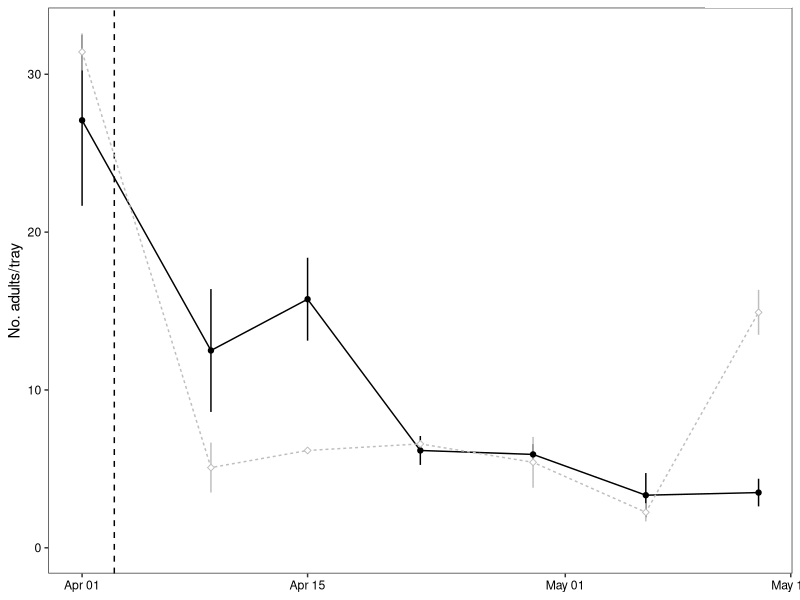
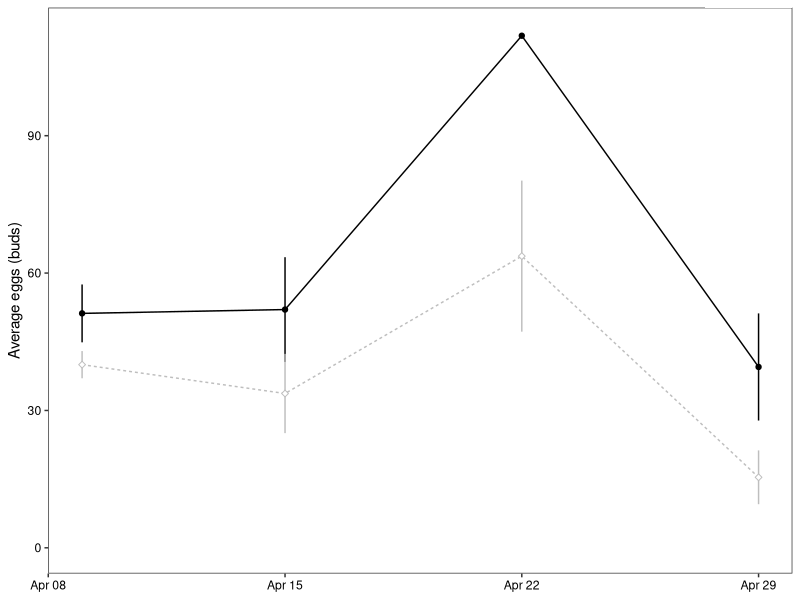
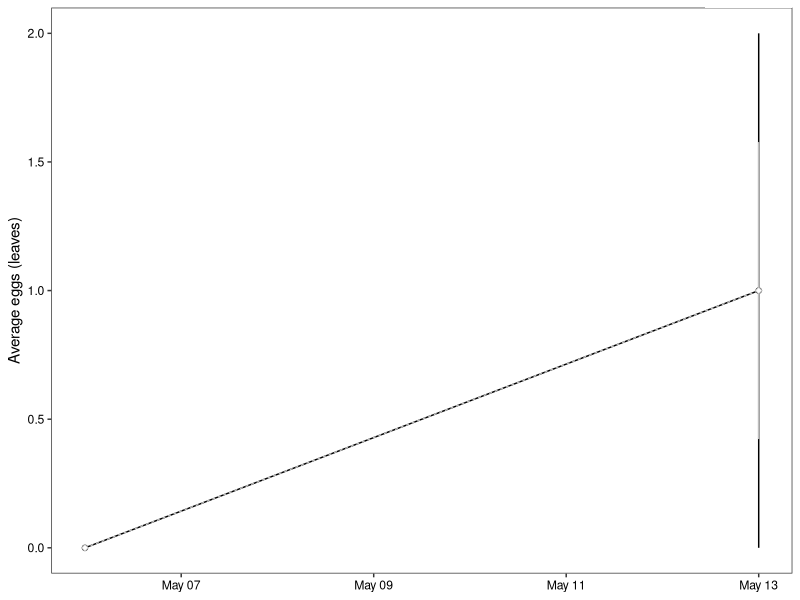
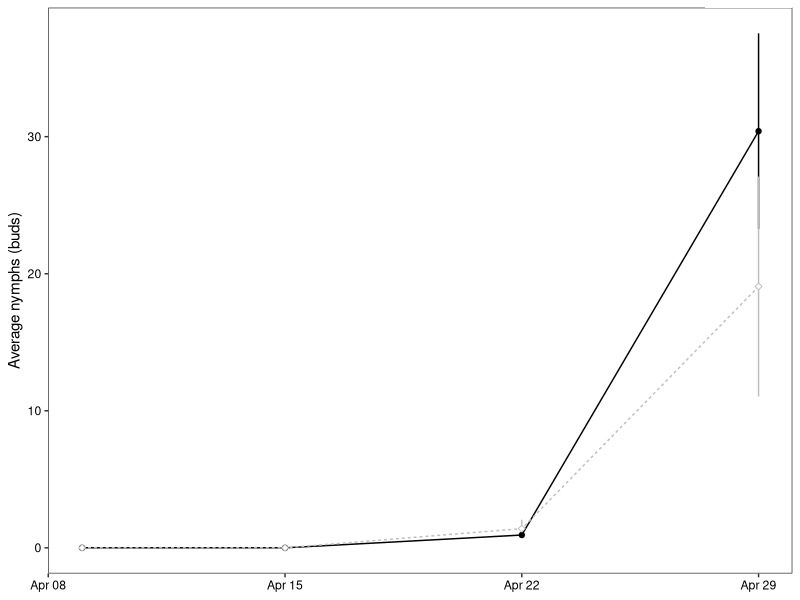
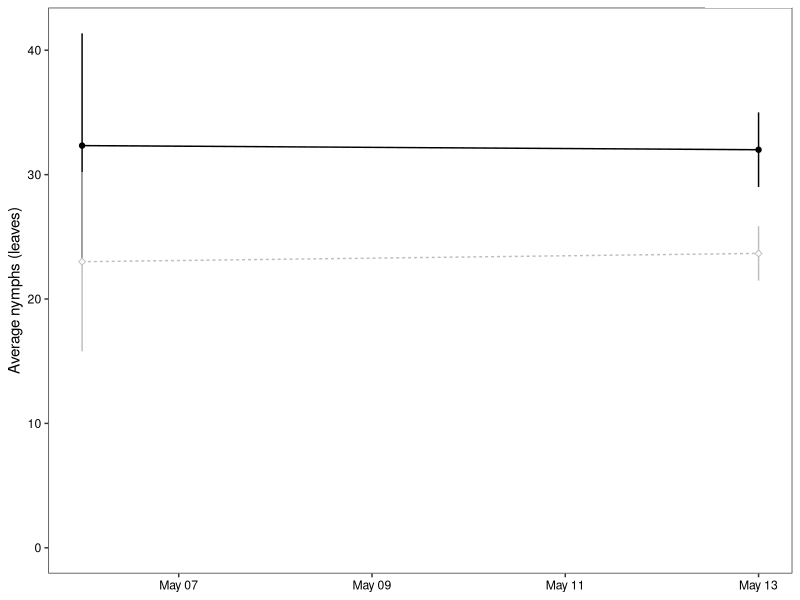

Generate these figures, in order, with R:
## ---- chunk 1
#LOAD PACKAGES
library(readxl)
library(ggplot2)
library(ggpubr)
library(emmeans)


#LOAD DATA
Data_taps <- read_excel("1905 - Data - Adults Taps.xlsx", skip = 9)
Data_spurs <- read_excel("1905 - Data - Spurs.xlsx", skip = 9)
Data_leaves <- read_excel("1905 - Data - Leaves.xlsx", skip = 9)

#RELABEL TREATMENT NAMES 
Data_taps$trt <- factor(Data_taps$trt,
                    levels=c("A","B"),
                    labels=c("Control", "Extenday"))
Data_spurs$trt <- factor(Data_spurs$trt,
                    levels=c("A","B"),
                    labels=c("Control", "Extenday"))
Data_leaves$trt <- factor(Data_leaves$trt,
                    levels=c("A","B"),
                    labels=c("Control", "Extenday"))

#CREATE COLUMN FOR DATES AS FACTORS
Data_taps$date_factor <- factor(Data_taps$date)
Data_spurs$date_factor <- factor(Data_spurs$date)
Data_leaves$date_factor <- factor(Data_leaves$date)

#SUMMARIZE MULTIPLE MEASUREMENTS TO ONE MEAN PER PLOT PER DATE
Data_taps <- do.call(data.frame, 
             aggregate(adults~rep+trt+date+date_factor, 
                       data = Data_taps, 
                       function(x) 
                       c(mean = mean(x), 
                       count = length(x))))
Data_spurs <- do.call(data.frame, 
             aggregate(cbind(eggs,nymphs)~rep+trt+date, 
                       data = Data_spurs, 
                       function(x) 
                       c(mean = mean(x), 
                       count = length(x))))
Data_leaves <- do.call(data.frame, 
             aggregate(cbind(eggs,yng,old)~rep+trt+date, 
                       data = Data_leaves, 
                       function(x) 
                       c(mean = mean(x), 
                       count = length(x))))

#GRAPH APPEARANCE
theme_new <- theme_set(theme_bw())
theme_new <- theme_update(
  plot.background = element_blank(),
  panel.grid.major = element_blank(),
  panel.grid.minor = element_blank(),
  axis.title.x = element_blank(),
  axis.text.x = element_text(color = 'black'),
  axis.text.y = element_text(color = 'black'),
  legend.position=c(1,1),
  legend.justification=c(1,0),
  legend.box="vertical",
  legend.direction='vertical',
  legend.box.margin=margin(0,0,0,0),
  legend.title = element_blank(),
  legend.key.size = unit(0.75, 'lines')
)

## ---- chunk 2
#extenday was installed april 3, removal may 13

adults <- ggplot(Data_taps, aes(x = date, y = adults.mean, fill = trt, shape = trt, linetype = trt, color = trt)) +
  scale_fill_manual(values = c('black', 'white')) +
  scale_color_manual(values = c('black', 'grey')) +
  scale_shape_manual(values = c(21,23)) +
  geom_vline(xintercept = as.POSIXct(as.Date("2019-04-03")), linetype=2) +
  stat_summary(fun = "mean", geom = "line") +
  stat_summary(fun.data = mean_se, geom = "errorbar", width = 0, linetype = 'solid') +
  stat_summary(fun = "mean", geom = "point") +
  #scale_x_continuous("", limits = c(59,135), breaks = c(60,91,121), labels = c("1-Mar","1-Apr","1-May")) +
  scale_y_continuous(limits = c(0,NA), "No. adults/tray")

eggs <- ggplot(Data_spurs, aes(x = date, y = eggs.mean, fill = trt, shape = trt, linetype = trt, color = trt)) +
  scale_fill_manual(values = c('black', 'white')) +
  scale_color_manual(values = c('black', 'grey')) +
  scale_shape_manual(values = c(21,23,2)) +
  geom_vline(xintercept = as.POSIXct(as.Date("2019-04-03")), linetype=2) +
  stat_summary(fun = "mean", geom = "line") +
  stat_summary(fun.data = mean_se, geom = "errorbar", width = 0, linetype = 'solid') +
  stat_summary(fun = "mean", geom = "point") +
  #scale_x_continuous("", limits = c(59,135), breaks = c(60,91,121), labels = c("1-Mar","1-Apr","1-May")) +
  scale_y_continuous(limits = c(0,NA), "Average eggs (buds)")

nymphs <- ggplot(Data_spurs, aes(x = date, y = nymphs.mean, fill = trt, shape = trt, linetype = trt, color = trt)) +
  scale_fill_manual(values = c('black', 'white')) +
  scale_color_manual(values = c('black', 'grey')) +
  scale_shape_manual(values = c(21,23)) +
  geom_vline(xintercept = as.POSIXct(as.Date("2019-04-03")), linetype=2) +
  stat_summary(fun = "mean", geom = "line") +
  stat_summary(fun.data = mean_se, geom = "errorbar", width = 0, linetype = 'solid') +
  stat_summary(fun = "mean", geom = "point") +
  #scale_x_continuous("", limits = c(59,135), breaks = c(60,91,121), labels = c("1-Mar","1-Apr","1-May")) +
  scale_y_continuous(limits = c(0,NA),"Average nymphs (buds)")

eggs_leaves <- ggplot(Data_leaves, aes(x = date, y = eggs.mean, fill = trt, shape = trt, linetype = trt, color = trt)) +
  scale_fill_manual(values = c('black', 'white')) +
  scale_color_manual(values = c('black', 'grey')) +
  scale_shape_manual(values = c(21,23,2)) +
  geom_vline(xintercept = as.POSIXct(as.Date("2019-04-03")), linetype=2) +
  stat_summary(fun = "mean", geom = "line") +
  stat_summary(fun.data = mean_se, geom = "errorbar", width = 0, linetype = 'solid') +
  stat_summary(fun = "mean", geom = "point") +
  #scale_x_continuous("", limits = c(59,135), breaks = c(60,91,121), labels = c("1-Mar","1-Apr","1-May")) +
  scale_y_continuous(limits = c(0,NA),"Average eggs (leaves)")

nymphs_leaves <- ggplot(Data_leaves, aes(x = date, y = yng.mean+old.mean, fill = trt, shape = trt, linetype = trt, color = trt)) +
  scale_fill_manual(values = c('black', 'white')) +
  scale_color_manual(values = c('black', 'grey')) +
  scale_shape_manual(values = c(21,23,2)) +
  geom_vline(xintercept = as.POSIXct(as.Date("2019-04-03")), linetype=2) +
  stat_summary(fun = "mean", geom = "line") +
  stat_summary(fun.data = mean_se, geom = "errorbar", width = 0, linetype = 'solid') +
  stat_summary(fun = "mean", geom = "point") +
  #scale_x_continuous("", limits = c(59,135), breaks = c(60,91,121), labels = c("1-Mar","1-Apr","1-May")) +
  scale_y_continuous(limits = c(0,NA),"Average nymphs (leaves)")

## ---- chunk 3
#STATISTICAL ANALYSIS

#adults taps - pre-installation: P = 0.51
data_test <- subset(Data_taps, date_factor == "2019-04-01")
model <- aov(adults.mean ~ trt + rep, data = data_test)
summary(model)
table_summary <- do.call(data.frame, 
             aggregate(adults.mean~trt, 
                       data = data_test, 
                       function(x) 
                       c(mean = mean(x),
                         SEM = sd(x)/(sqrt(length(x))), 
                       count = length(x))))
  
#adults taps - post-installation: P = 0.085
data_test <- subset(Data_taps, date_factor != "2019-04-01")
data_test <- do.call(data.frame, 
             aggregate(adults.mean~rep+trt, 
                       data = data_test, 
                       function(x) 
                       c(mean = mean(x),
                       count = length(x))))
model <- aov(adults.mean.mean ~ trt + rep, data = data_test)
summary(model)
table_summary <- do.call(data.frame, 
             aggregate(adults.mean.mean~trt, 
                       data = data_test, 
                       function(x) 
                       c(mean = mean(x),
                         SEM = sd(x)/(sqrt(length(x))), 
                       count = length(x))))

#eggs (spurs): P = 0.040
data_test <- do.call(data.frame, 
             aggregate(eggs.mean~rep+trt, 
                       data = Data_spurs, 
                       function(x) 
                       c(mean = mean(x), 
                       count = length(x))))
model <- aov(eggs.mean.mean ~ trt + rep, data = data_test)
summary(model)
table_summary <- do.call(data.frame, 
             aggregate(eggs.mean.mean~trt, 
                       data = data_test, 
                       function(x) 
                       c(mean = mean(x),
                         SEM = sd(x)/(sqrt(length(x))), 
                       count = length(x))))

#nymphs (spurs): P = 0.45
data_test <- do.call(data.frame, 
             aggregate(nymphs.mean~rep+trt, 
                       data = Data_spurs, 
                       function(x) 
                       c(mean = mean(x), 
                       count = length(x))))
model <- aov(nymphs.mean.mean ~ trt + rep, data = data_test)
summary(model)
table_summary <- do.call(data.frame, 
             aggregate(nymphs.mean.mean~trt, 
                       data = data_test, 
                       function(x) 
                       c(mean = mean(x),
                         SEM = sd(x)/(sqrt(length(x))), 
                       count = length(x))))

#nymphs (leaves): P = 0.16
Data_leaves$nymphs <- Data_leaves$yng.mean + Data_leaves$old.mean
data_test <- do.call(data.frame, 
             aggregate(nymphs~rep+trt, 
                       data = Data_leaves, 
                       function(x) 
                       c(mean = mean(x), 
                       count = length(x))))
model <- aov(nymphs.mean ~ trt + rep, data = data_test)
summary(model)
table_summary <- do.call(data.frame, 
             aggregate(nymphs.mean~trt, 
                       data = data_test, 
                       function(x) 
                       c(mean = mean(x),
                         SEM = sd(x)/(sqrt(length(x))), 
                       count = length(x))))
